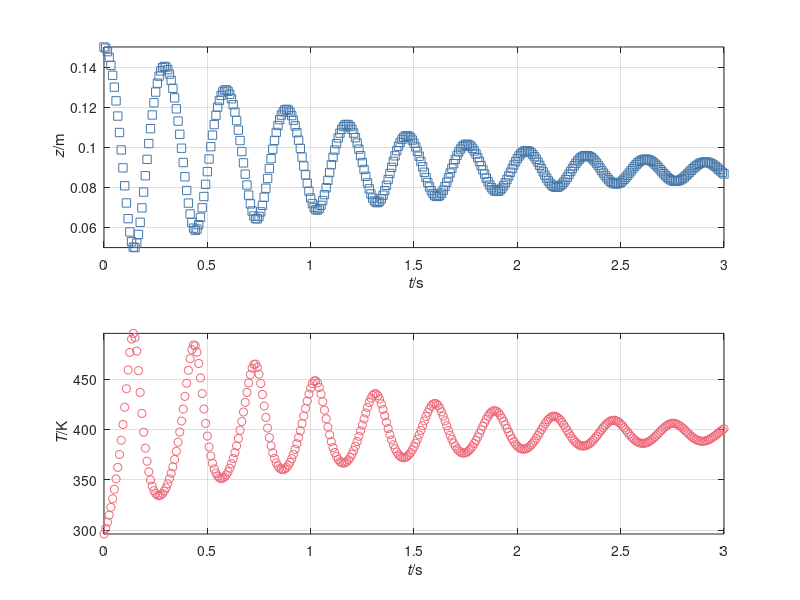

MATLAB code to generate this figure:
%%% Simulation of ideal gas & mass piston with leak
%% Coordinates (t, z)

%% Constants
R = 8.31446261815;  % J/(K*mol): molar gas constant
g = 9.8;            % N/kg: gravitational acceleration
N = 0.04;           % mol: amount of ideal gas
C = 20;             % J/(K*mol): molar heat capacity
mu = 0.00004;       % N*s/m^2: gas viscosity
h = 500;            % J/(K*m^2): heat-transfer coefficient

Tout = 373.15 + 23;  % K: temperature of environment
A = 0.1^2;           % m^2: area of piston
m = 50;              % kg: mass of piston
Fatm = -100000 * A;  % N: force on piston by atmosphere
k = 100;             % N/m: elastic constant of spring

%% Initial conditions. State: (z, v, T)
t = 0;            % s: initial time
z = 0.15;         % m: initial position of piston
v = 0;            % m/s: initial velocity of piston
T = 273.15 + 23;  % K: initial temperature of gas

%% Boundary conditions
G = -m * g;  % N: gravity supply of momentum to piston

%% Parameters for time loop
t1 = 3;        % s: final time
dt = 0.00001;  % s: time step %@

## Plotting
dtplot = t1/360;  % time interval between plots
tplot = dtplot;   % time for next plot
figure
subplot(2, 1, 1); plot(t, z, 's', 'color', '#4477AA')
xlabel('{\it t}/s'); ylabel('{\it z}/m')
axis('tight'); xlim([0, t1]); grid on; hold on
subplot(2, 1, 2); plot(t, T, 'o', 'color', '#EE6677')
xlabel('{\it t}/s'); ylabel('{\it T}/K')
axis('tight'); xlim([0, t1]); grid on; hold on %@

%% Numerical time integration
while t < t1 && N > 0
  %% constitutive relations
  Fgas = -(R * N * T / z -  mu * A * v / z);  % ideal-gas law
  Q = A * h * (Tout - T);                     % law of cooling
  Phi = Q + Fgas * v;                         % energy influx for gas
  E = C * N * T;                              % internal energy of ideal gas
  P = m * v;                                  % Newton's formula for momentum
  Fspr = -k * z;                              % Hooke's law
  F = -Fgas + Fatm + Fspr;                    % momentum influx for piston

  %% step forward in time with balance laws
  t = t + dt;
  E = E + Phi * dt;
  P = P + (F + G) * dt;
  z = z + v * dt;

  %% constitutive relations: calculate state
  T = E / (C * N);
  v = P / m;  %@

  %% plot
  if t > tplot
    subplot(2, 1, 1); plot(t, z, 's', 'color', '#4477AA')
    subplot(2, 1, 2); plot(t, T, 'o', 'color', '#EE6677')
    pause(0)
    tplot = tplot + dtplot;
  end %@
end
